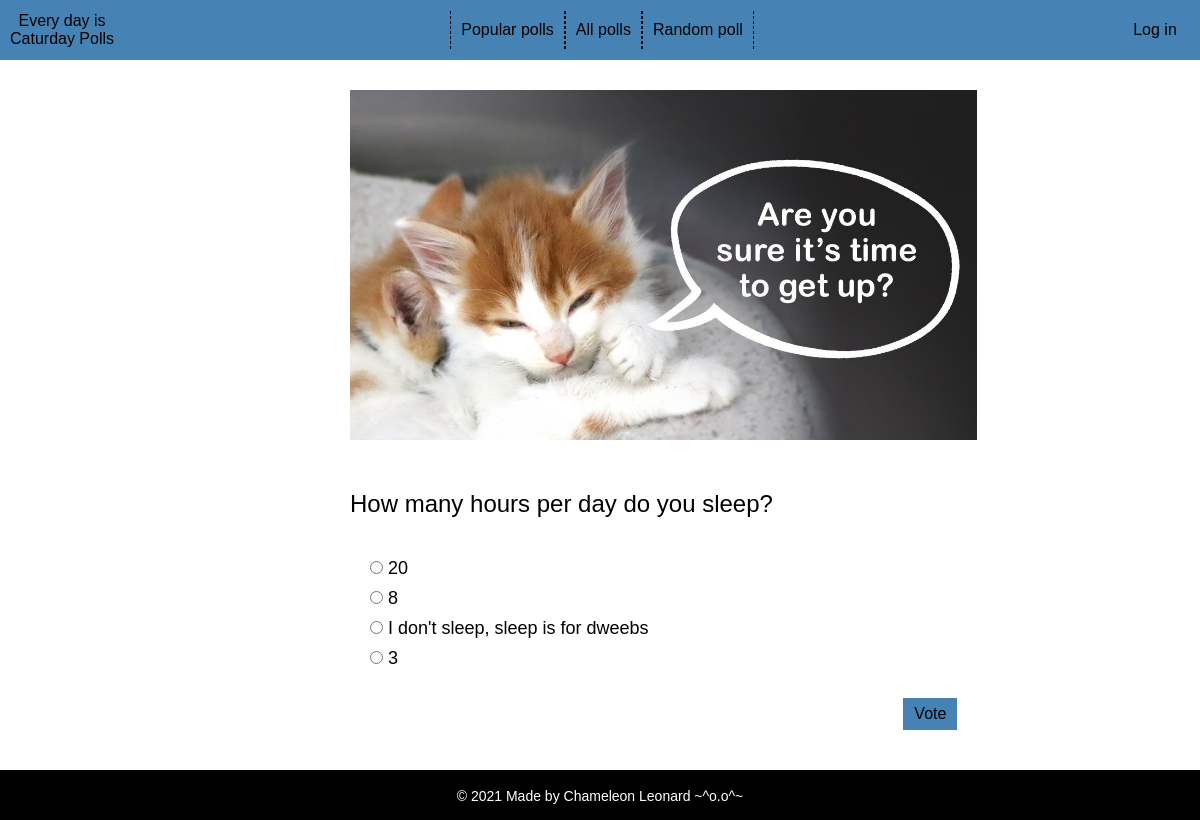
The app's page /polls/2/ with its own data.
### catpolls/models.py (models this page shows, shortened)
class Catuestion(models.Model):
    catuestion_text = models.CharField(max_length=200)
    publication_date = models.DateTimeField('date published')
    catuestion_image = models.ImageField(upload_to='polls-img/', default='polls-img/img23.jpg')
    def was_published_recently(self):
        now = timezone.now()
        return now - datetime.timedelta(days=1) <= self.publication_date <= now
    was_published_recently.admin_order_field = 'publication_date'
    was_published_recently.boolean = True
    was_published_recently.short_description = 'Published recently?'

class Cachoice(models.Model):
    catuestion = models.ForeignKey(Catuestion, on_delete=models.CASCADE)
    cachoice_text = models.CharField(max_length=200)
    cavotes = models.IntegerField(default=0)

### catpolls/views.py (the view)
# urls.py: path('<int:pk>/', views.DetailView.as_view(), name="detail"),
class DetailView(generic.DetailView):
    model = Catuestion
    template_name = 'catpolls/detail.html'
    def get_queryset(self):
        return Catuestion.objects.filter(publication_date__lte=timezone.now())

### catpolls/templates/catpolls/detail.html (shortened to what this page needs)
{% extends 'catpolls/index.html' %}
{% load static %}
{% block content %}
    <div class="image">
        <img class="img" src="{{ catuestion.catuestion_image.url }}">
    </div>
    <div class="question">
        <p>{{ catuestion.catuestion_text }}</p>
    </div>
    <div class="voting">
        <form action="{% url 'catpolls:vote' catuestion.id %}" method="post">
            {% for cachoice in catuestion.cachoice_set.all %}
                <div class="choice">
                    <input type="radio" name="cachoice" id="cachoice{{ forloop.counter }}" value="{{ cachoice.id }}" />
                    <label for="cachoice{{ forloop.counter }}">{{ cachoice.cachoice_text }}</label><br />
                </div>
            {% endfor %}
            <div class="button">
                <input type="submit" value="Vote" />
            </div>
        </form>
    </div>
{% endblock %}

### catpolls/static/catpolls/css/style.css (style rules this page uses)
* { margin: 0; padding: 0; }
html { height: 100vh; }
body { font-family: Arial, sans-serif; font-weight: normal; }
.image img { display: block; float: center; margin: 30px auto; max-height: 350px; width: auto; }
.question { font-size: 24px; padding: 20px 0; }
.voting { font-size: 18px; padding: 20px; }
.choice { height: 30px; }
.button input { background-color: steelblue; padding: 7px 11px; margin: 20px 0; float: right; font-size: 16px; border: none; cursor: pointer; }

### records on screen
Catuestion: catuestion_image (picture), catuestion_text "How many hours per day do you sleep?"
Cachoice: cachoice_text "20"
Cachoice: cachoice_text "8"
Cachoice: cachoice_text "I don't sleep, sleep is for dweebs"
Cachoice: cachoice_text "3"
